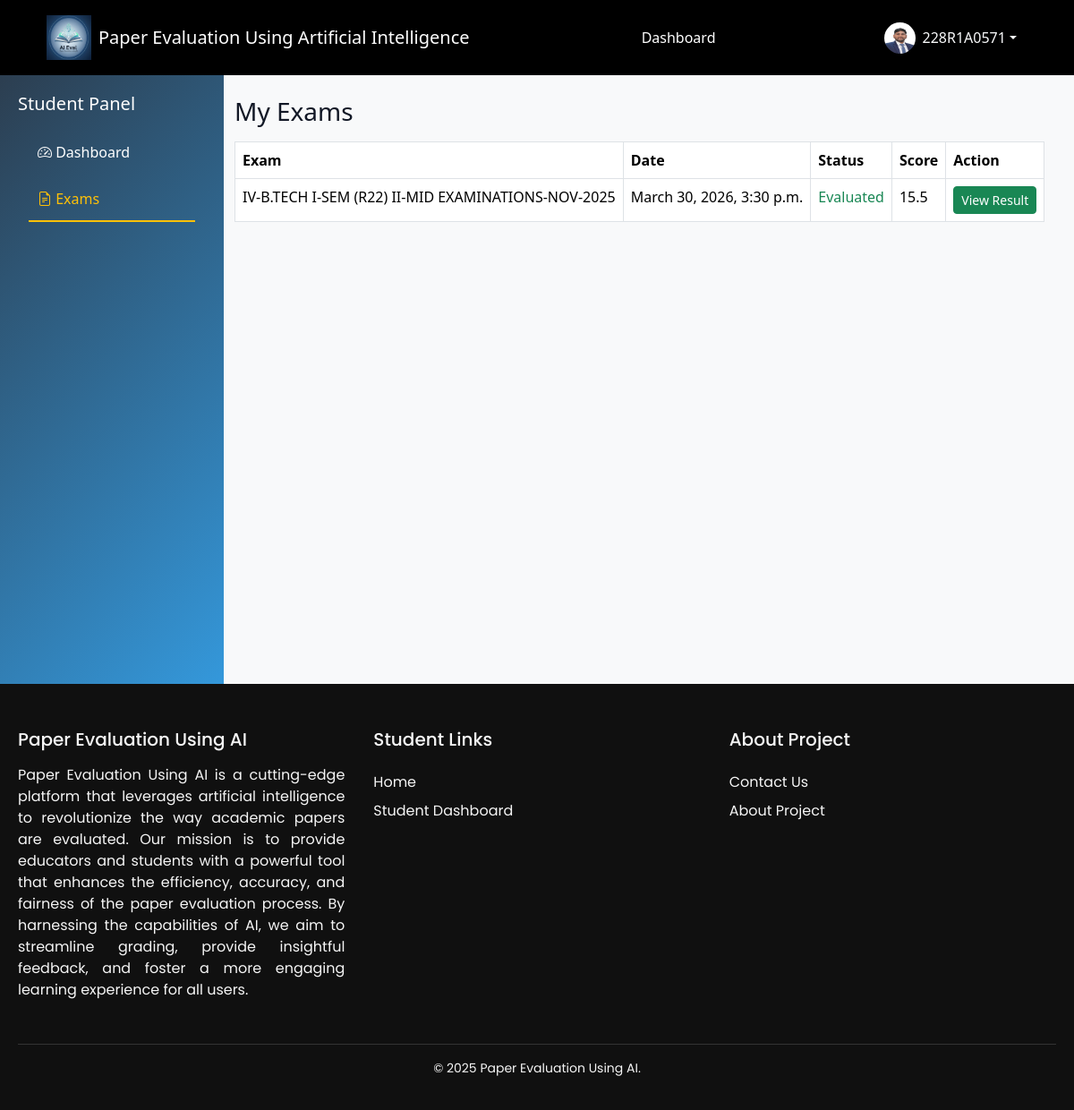
Page /dashboard/student/exams/ (signed in) on the committed database.
### Accounts/models.py (models this page shows, shortened)
class User(AbstractUser):
    ROLE_CHOICES = [
        ('admin', 'Admin'),
        ('teacher', 'Teacher'),
        ('student', 'Student'),
    ]
    role = models.CharField(max_length=10, choices=ROLE_CHOICES)
    phone = models.CharField(max_length=15, blank=True)

class Student(models.Model):
    user = models.OneToOneField(User, on_delete=models.CASCADE, related_name='student_profile')
    roll_number = models.CharField(max_length=20)
    profile_image = models.ImageField(
        upload_to='profile/',
        storage=cloudinary_storage,
        blank=True,
        null=True
    )
    student_class = models.ForeignKey(Class, on_delete=models.SET_NULL, null=True, blank=True)
    course = models.CharField(max_length=50, default="BTECH")
    branch = models.CharField(max_length=50)
    YEAR_CHOICES = [
        (1, "1st Year"),
        (2, "2nd Year"),
        (3, "3rd Year"),
        (4, "4th Year"),
    ]
    year = models.IntegerField(choices=YEAR_CHOICES)
    dob = models.DateField()
    attendance = models.FloatField(default=88.0)
    cgpa = models.FloatField(default=8.8)
    created_at = models.DateTimeField(auto_now_add=True)

### Exams/models.py (models this page shows, shortened)
class Submission(models.Model):
    student = models.ForeignKey(User, on_delete=models.CASCADE, limit_choices_to={'role': 'student'})
    exam = models.ForeignKey(Exam, on_delete=models.CASCADE)
    file = models.FileField(
        upload_to=submission_upload_path,
        storage=cloudinary_storage
    )
    file_data = models.BinaryField(null=True, blank=True)
    file_name = models.CharField(max_length=255, blank=True)
    submitted_at = models.DateTimeField(auto_now_add=True)
    class Meta:
        unique_together = ('student', 'exam')

class Exam(models.Model):
    title = models.CharField(max_length=200)
    course = models.ForeignKey(Course, on_delete=models.CASCADE)
    class_assigned = models.ForeignKey(Class, on_delete=models.CASCADE)
    total_marks = models.IntegerField()
    date = models.DateTimeField()
    question_paper = models.FileField(
        upload_to=question_paper_upload,
        storage=cloudinary_storage,
        null=True,
        blank=True
    )
    question_paper_data = models.BinaryField(null=True, blank=True)
    question_paper_name = models.CharField(max_length=255, blank=True)
    answer_key = models.FileField(
        upload_to=answer_key_upload,
        storage=cloudinary_storage,
        null=True,
        blank=True
    )
    answer_key_data = models.BinaryField(null=True, blank=True)
    answer_key_name = models.CharField(max_length=255, blank=True)
    instructions = models.TextField(blank=True)

class Evaluation(models.Model):
    submission = models.OneToOneField(Submission, on_delete=models.CASCADE, related_name='evaluation')
    total_score = models.FloatField(null=True, blank=True)
    evaluated = models.BooleanField(default=False)
    ai_raw_response = models.TextField(blank=True)
    checked_by_teacher = models.BooleanField(default=False)
    created_at = models.DateTimeField(auto_now_add=True)

### Dashboards/views.py (the view)
# urls.py: path('student/exams/', views.student_exams, name='student_exams')
def student_exams(request):
    submissions = Submission.objects.filter(student=request.user).select_related('exam')
    return render(request, 'student/student_exams.html', {
        'submissions': submissions
    })

### Dashboards/templates/student/student_exams.html
{% extends "student/student_base.html" %}
{% block student_examsactive %}active{% endblock student_examsactive %}
{% block student_content %}
<div class="container mt-4">
    <h3>My Exams</h3>
    <table class="table table-bordered mt-3">
        <thead>
            <tr>
                <th>Exam</th>
                <th>Date</th>
                <th>Status</th>
                <th>Score</th>
                <th>Action</th>
            </tr>
        </thead>
        <tbody>
            {% for sub in submissions %}
            <tr>
                <td>{{ sub.exam.title }}</td>
                <td>{{ sub.exam.date }}</td>
                <td>
                    {% if sub.evaluation and sub.evaluation.evaluated %}
                        <span class="text-success">Evaluated</span>
                    {% else %}
                        <span class="text-warning">Pending</span>
                    {% endif %}
                </td>
                <td>
                    {% if sub.evaluation %}
                        {{ sub.evaluation.total_score }}
                    {% else %}
                        -
                    {% endif %}
                </td>
                <td>
                    {% if sub.evaluation and sub.evaluation.evaluated %}
                        <a href="{% url 'student_view_evaluation' sub.id %}"
                           class="btn btn-sm btn-success">
                            View Result
                        </a>
                    {% else %}
                        <span class="text-muted">Not Available</span>
                    {% endif %}
                </td>
            </tr>
            {% endfor %}
        </tbody>
    </table>
</div>
{% endblock %}

### templates/base.html (shortened to what this page needs)
{% load static %}
<!DOCTYPE html>
<html lang="en">
<head>
    <link href="https://cdn.jsdelivr.net/npm/bootstrap@5.3.3/dist/css/bootstrap.min.css" rel="stylesheet">
    <link href="https://cdn.jsdelivr.net/npm/bootstrap-icons@1.10.5/font/bootstrap-icons.css" rel="stylesheet">
    <link rel="stylesheet" href="{% static "css/base.css" %}" />
    <link rel="stylesheet" href="https://cdnjs.cloudflare.com/ajax/libs/toastr.js/latest/toastr.min.css">
    <link href="https://cdn.jsdelivr.net/npm/bootstrap-icons@1.10.5/font/bootstrap-icons.css" rel="stylesheet">
    <link rel="stylesheet" href="https://cdnjs.cloudflare.com/ajax/libs/font-awesome/6.4.0/css/all.min.css">
</head>
<body class="d-flex flex-column">
    <nav class="navbar navbar-expand-lg navbar-dark ">
        <div class="container-fluid">
            <a class="navbar-brand d-flex align-items-center" href="/">
                <img src="{% static 'images/logo.png' %}" width="50" height="50" alt="Beast Logo" class="me-2">
                <span class="brand-text">Paper Evaluation Using Artificial Intelligence</span>
            </a>
            <div class="d-flex flex-wrap align-items-center justify-content-between w-100">
                <ul class="navbar-nav mx-auto">
                    {% if request.user.is_authenticated %}
                    {% if request.user.is_superuser %}
                    <li class="nav-item">
                        <a class="nav-link {% block admin_dashactive %}{% endblock admin_dashactive %}" href="{% url 'admin_dashboard' %}">Dashboard</a>
                    </li>
                    <li class="nav-item">
                        <a class="nav-link" href="{% url 'admin:index' %}">Django Admin</a>
                    </li>
                    {% else %}
                        {% if request.user.role == "teacher" %}
                        <li class="nav-item">
                            <a
                                class="nav-link {% block teacher_dashactive %}{% endblock teacher_dashactive %} "
                                href="{% url "teacher_dashboard" %}">Dashboard</a>
                        </li>
                        {% elif request.user.role == "student" %}
                        <li class="nav-item">
                            <a
                                class="nav-link {% block student_dashactive %}{% endblock student_dashactive %}  "
                                href="{% url "student_dashboard" %}">Dashboard</a>
                        </li>
                        {% endif %}
                    {% endif %}
                    {% endif %}
                </ul>
                <div class="d-flex align-items-center gap-2">
                    {% if request.user.is_authenticated %}
                    <div class="dropdown">
                        <button class="btn dropdown-toggle text-light d-flex align-items-center border-0 bg-transparent"
                            id="userDropdown" data-bs-toggle="dropdown" aria-expanded="false">
                            {% if request.user.role == "student" %}
                            <img src="{{ request.user.student_profile.profile_image.url }}" class="rounded-circle me-2"
                                width="35" height="35">
                            {% elif request.user.role == "teacher" %}
                            <img src="{{ request.user.teacher_profile.profile_image.url }}" class="rounded-circle me-2"
                                width="35" height="35">
                            {% else %}
                            <img src="{% static "images/image.png" %}" class="rounded-circle me-2" width="35" height="35">
                            {% endif %}
                            {{ request.user.username }}
                        </button>
                    </div>
                    {% endif %}
                </div>
            </div>
        </div>
    </nav>
    <main class="flex-grow-1">
        {% block body %}
        {% endblock body %}
    </main>
    <footer class="footer">
        <div class="footer-container">
            <div class="footer-column first-column">
            <h3>Paper Evaluation Using AI</h3>
            <p style="text-align: justify;">
                Paper Evaluation Using AI is a cutting-edge platform that leverages artificial intelligence to revolutionize the way academic papers are evaluated. Our mission is to provide educators and students with a powerful tool that enhances the efficiency, accuracy, and fairness of the paper evaluation process. By harnessing the capabilities of AI, we aim to streamline grading, provide insightful feedback, and foster a more engaging learning experience for all users.
            </p>
            </div>
            <div class="footer-column">
            <h4>Student Links</h4>
            <ul>
                <li><a href="/">Home</a></li>
                <li><a href="{% url "student_dashboard" %}">Student Dashboard</a></li>
            </ul>
            </div>
            <div class="footer-column">
            <h4>About Project</h4>
            <ul>
                <li><a href="/contactus">Contact Us</a></li>
                <li><a href="{% url "aboutproject" %}">About Project</a></li>
            </ul>
            </div>
        </div>
        <div class="footer-bottom">
            <p>&copy; 2025 Paper Evaluation Using AI.</p>
        </div>
    </footer>
</body>
</html>

### static/css/base.css (style rules this page uses)
body { margin: 0; padding: 0; background-color: #f4f2ed; font-family: 'Poppins', sans-serif; }
.navbar { background-color: #000 !important; padding: 12px 40px; }
.navbar .container-fluid { display: flex; align-items: center; justify-content: space-between; }
.navbar-nav { margin: 0 auto; }
.nav-link { padding: 6px 12px; margin: 0; }
.nav-link { color: #fff !important; font-weight: 400; margin: 0 12px; position: relative; transition: all 0.3s ease; }
.nav-link::after { content: ""; position: absolute; width: 0; height: 2px; bottom: -4px; left: 0; background-color: currentColor; transition: width 0.3s ease; }
a { position: relative; text-decoration: none; color: inherit; transition: color 0.3s ease; }
a::after { content: ""; position: absolute; width: 0; height: 2px; left: 0; bottom: -2px; background: currentColor; transition: width 0.3s ease; }
.footer { background-color: #101010; color: #f5f5f5; padding: 50px 20px 20px; font-family: 'Poppins', sans-serif; overflow: hidden; }
.footer-container { display: flex; flex-wrap: wrap; justify-content: space-between; gap: 2rem; max-width: 1200px; margin: 0 auto; }
.footer-column { flex: 1 1 200px; min-width: 200px; }
.footer-column h3, .footer-column h4 { margin-bottom: 1rem; font-size: 1.25rem; position: relative; display: inline-block; }
.footer-column ul { list-style: none; padding: 0; margin: 0; }
.footer-column ul li { margin: 0.5rem 0; }
.footer-column ul li a { color: #f5f5f5; text-decoration: none; position: relative; transition: color 0.3s ease; }
.footer-column ul li a::after { content: ''; position: absolute; bottom: -2px; left: 0; height: 2px; width: 0; background-color: #ffc107 ; transition: width 0.3s ease; }
.footer-bottom { border-top: 1px solid #333; text-align: center; margin-top: 2rem; padding-top: 1rem; font-size: 0.875rem; }

### static/css/student_dash.css (style rules this page uses)
:root { --bg: #f6f8fb; --panel: #ffffff; --text: #121826; --muted: #6b7280; --brand: #5b7cfa; --brand-2: #a445b2; --ok: #10b981; --warn: #f59e0b; --danger: #ef4444; --ring: rgba(91,124,250,0.35); --card-radius: 16px; --shadow: 0 8px 24px rgba(16,24,40,0.08); }
* { box-sizing: border-box; }
body { background: var(--bg); color: var(--text); }

### Dashboards/templates/student/student_base.html (style rules this page uses)
:root { --primary-color: #2c3e50; --secondary-color: #3498db; --success-color: #27ae60; --danger-color: #e74c3c; --warning-color: #f39c12; }
body { background-color: #f8f9fa; font-family: 'Segoe UI', Tahoma, Geneva, Verdana, sans-serif; }

### rows in the picture
User: user.student_profile.profile_image (picture), user.username "228R1A0571"
Submission: exam "IV-B.TECH I-SEM (R22) II-MID EXAMINATIONS-NOV-2025", exam "March 30, 2026, 3:30 p.m.", shows "Evaluated", evaluation.total_score "15.5", shows "View Result"
